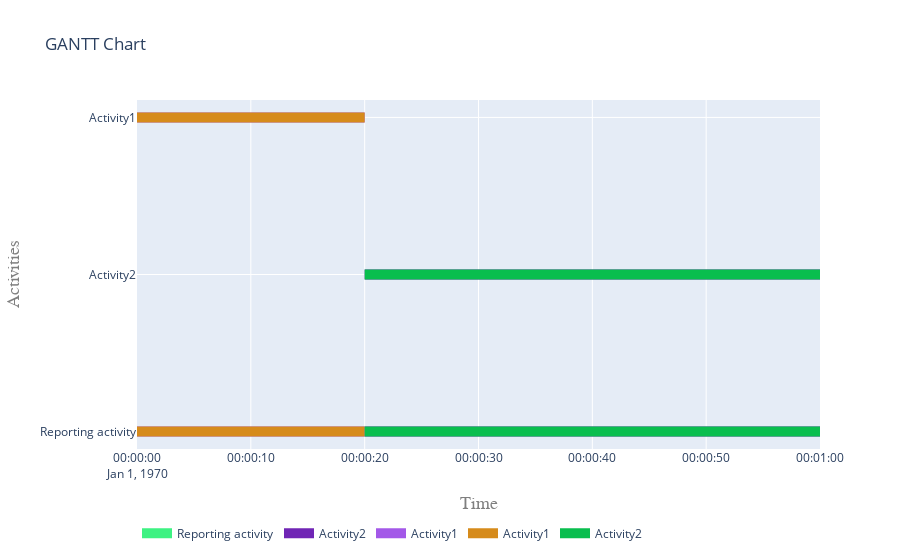

This figure's notebook cell:
### Markdown cell above
##### 5.2 Visualise gantt charts

### Code cell
plot.get_gantt_chart([reporting_activity, activity1, activity2])

### Figure 1 — Plotly figure (JSON) as saved in the notebook; plotly's stock layout.template omitted (floating-point values rounded to 4 significant figures)
{"data": [{"connectgaps": false, "hoverinfo": "y+name", "line": {"color": "rgb(61,242,130)", "width": 10}, "mode": "lines", "name": "Reporting activity", "type": "scatter", "x": ["1970-01-01T00:00:00", "1970-01-01T00:00:00", "1970-01-01T00:00:00", "1970-01-01T00:00:00", "1970-01-01T00:00:00"], "y": ["Reporting activity", "Reporting activity", "Reporting activity", "Reporting activity", null]}, {"connectgaps": false, "hoverinfo": "y+name", "line": {"color": "rgb(112,37,181)", "width": 10}, "mode": "lines", "name": "Activity2", "type": "scatter", "x": ["1970-01-01T00:00:20", "1970-01-01T00:00:20", "1970-01-01T00:01:00", "1970-01-01T00:01:00", "1970-01-01T00:01:00", "1970-01-01T00:00:20", "1970-01-01T00:00:20", "1970-01-01T00:01:00", "1970-01-01T00:01:00", "1970-01-01T00:01:00"], "y": ["Reporting activity", "Reporting activity", "Reporting activity", "Reporting activity", null, "Activity2", "Activity2", "Activity2", "Activity2", null]}, {"connectgaps": false, "hoverinfo": "y+name", "line": {"color": "rgb(163,88,232)", "width": 10}, "mode": "lines", "name": "Activity1", "type": "scatter", "x": ["1970-01-01T00:00:00", "1970-01-01T00:00:00", "1970-01-01T00:00:20", "1970-01-01T00:00:20", "1970-01-01T00:00:20", "1970-01-01T00:00:00", "1970-01-01T00:00:00", "1970-01-01T00:00:20", "1970-01-01T00:00:20", "1970-01-01T00:00:20"], "y": ["Reporting activity", "Reporting activity", "Reporting activity", "Reporting activity", null, "Activity1", "Activity1", "Activity1", "Activity1", null]}, {"connectgaps": false, "hoverinfo": "y+name", "line": {"color": "rgb(214,139,27)", "width": 10}, "mode": "lines", "name": "Activity1", "type": "scatter", "x": ["1970-01-01T00:00:00", "1970-01-01T00:00:00", "1970-01-01T00:00:20", "1970-01-01T00:00:20", "1970-01-01T00:00:20", "1970-01-01T00:00:00", "1970-01-01T00:00:00", "1970-01-01T00:00:20", "1970-01-01T00:00:20", "1970-01-01T00:00:20"], "y": ["Reporting activity", "Reporting activity", "Reporting activity", "Reporting activity", null, "Activity1", "Activity1", "Activity1", "Activity1", null]}, {"connectgaps": false, "hoverinfo": "y+name", "line": {"color": "rgb(9,190,78)", "width": 10}, "mode": "lines", "name": "Activity2", "type": "scatter", "x": ["1970-01-01T00:00:20", "1970-01-01T00:00:20", "1970-01-01T00:01:00", "1970-01-01T00:01:00", "1970-01-01T00:01:00", "1970-01-01T00:00:20", "1970-01-01T00:00:20", "1970-01-01T00:01:00", "1970-01-01T00:01:00", "1970-01-01T00:01:00"], "y": ["Reporting activity", "Reporting activity", "Reporting activity", "Reporting activity", null, "Activity2", "Activity2", "Activity2", "Activity2", null]}], "layout": {"hovermode": "closest", "legend": {"orientation": "h", "x": 0, "y": -0.2}, "title": {"text": "GANTT Chart"}, "xaxis": {"range": ["1970-01-01T00:00:00", "1970-01-01T00:01:00"], "title": {"font": {"color": "#7f7f7f", "family": "Courier New, monospace", "size": 18}, "text": "Time"}}, "yaxis": {"title": {"font": {"color": "#7f7f7f", "family": "Courier New, monospace", "size": 18}, "text": "Activities"}}}}
